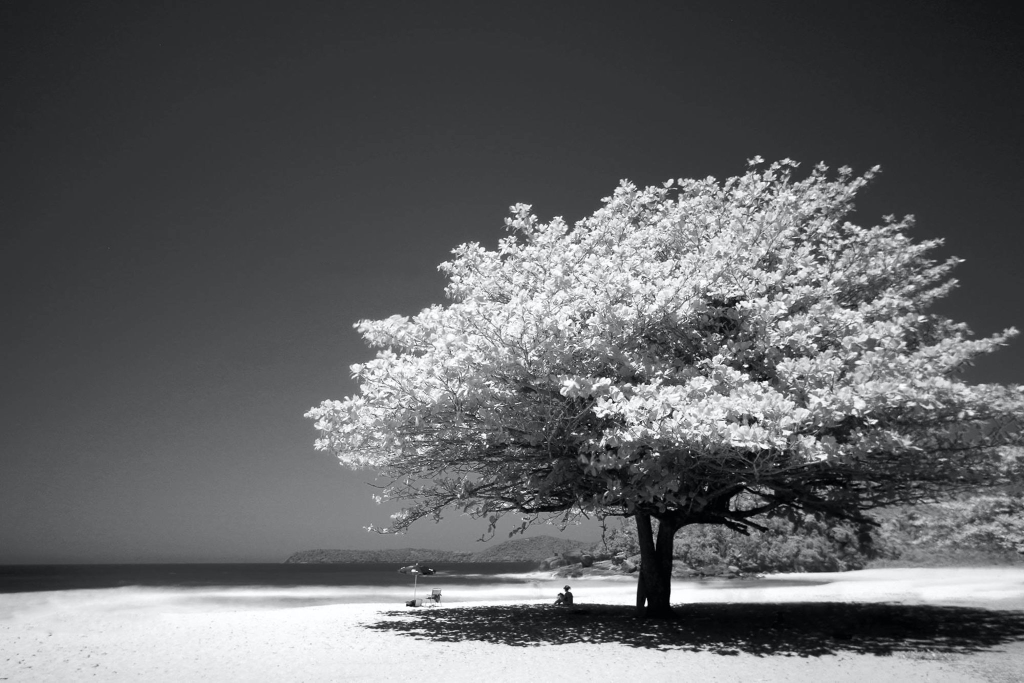
#> input picture 4.jpg, 2048 x 1365 px (shown at 1/2 size)
$ python main.py
#> lines starting #> are read from the running program, lines starting #| are printed output that depends on the picture; long printed decimals are rounded
import cv2
import numpy as np
def relative_entropy(a, b, name):
    ahist = cv2.calcHist([b], [0], None, [256], [0, 256])
    bhist = cv2.calcHist([a], [0], None, [256], [0, 256])
    epsilon = 1e-10
    ahist += epsilon
    bhist += epsilon
    ahistogram_normalized = ahist / ahist.sum()
    bhistogram_normalized = bhist / bhist.sum()
    KL_distance = np.sum(ahistogram_normalized * np.log2(ahistogram_normalized / bhistogram_normalized))
    print(f'Relative Entropy {name}: {KL_distance}')
def get_entropy(img):
    histogram = cv2.calcHist([img], [0], None, [256], [0, 256])
    histogram_normalized = histogram / histogram.sum()
    return -np.sum(histogram_normalized * np.log2(histogram_normalized + np.finfo(float).eps))
def discretization(image, step):
    new_height = (image.shape[0] // step) * step
    new_width = (image.shape[1] // step) * step
    cropped_image = image[:new_height, :new_width]
    discrete_img = np.zeros_like(cropped_image)
    for i in range(0, new_height, step):
        for j in range(0, new_width, step):
            discrete_img[i:i + step, j:j + step] = cropped_image[i, j]
    return discrete_img
def uniform_quantization(image, levels):
    min_val = np.min(image)
    max_val = np.max(image)
    step = (max_val - min_val + 1) / levels
    quantized_image = (((image - min_val) / step).astype(int) * step + min_val).astype('uint8')
    return quantized_image
def print_image_entropy(img, name):
    entropy = get_entropy(img)
    print(f'Image Entropy {name}: {entropy}')
image_path = '4.jpg'
image = cv2.imread(image_path, cv2.IMREAD_GRAYSCALE)
print_image_entropy(image, "Original Image:")
#> in get_entropy, `histogram = cv2.calcHist([img], [0], None, [256], [0, 256])`: histogram = 256 values, max 108268 at index 53, min 615 at index 0, mean 10920
#> in get_entropy, `histogram_normalized = histogram / histogram.sum()`: histogram_normalized = 256 values, max 0.0387 at index 53, min 0.00022 at index 0, mean 0.00391
#> in print_image_entropy, `entropy = get_entropy(img)`: entropy = 7.49
#| Image Entropy Original Image:: 7.491
height, width = image.shape
step2 = discretization(image, 2)
#> in discretization, `cropped_image = image[:new_height, :new_width]`:
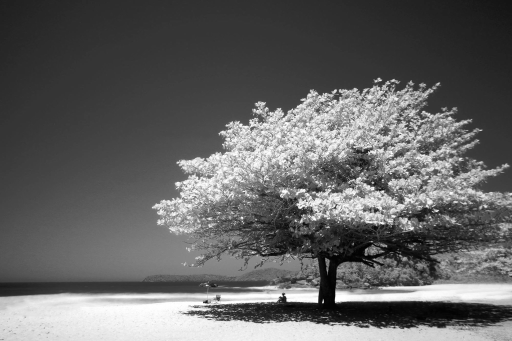
#> cropped_image: shape (1364, 2048) (shown at 1/4 size); min 0, max 255, mean 99.3
print_image_entropy(step2, "Discretization Step 2:")
#| Image Entropy Discretization Step 2:: 7.490
cv2.imwrite('step_2_discr.png', step2)
step2_re = cv2.resize(step2, (width, height), interpolation=cv2.INTER_CUBIC)
print_image_entropy(step2_re, "Restored After Discretization Step 2:")
#| Image Entropy Restored After Discretization Step 2:: 7.493
step4 = discretization(image, 4)
#> call 2 of discretization, with step = 4
#> after the loop in discretization (call 2), `for i in range(0, new_height, step):`:
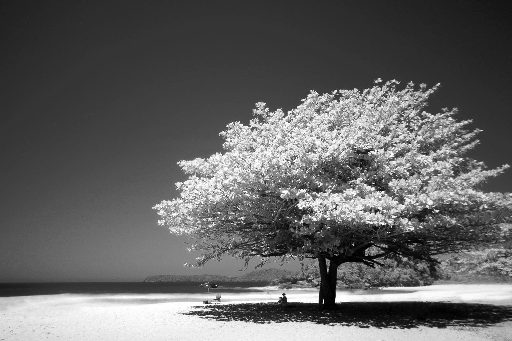
#> discrete_img: shape (1364, 2048) (shown at 1/4 size); min 0, max 255, mean 99.1
print_image_entropy(step4, "Discretization Step 4:")
#| Image Entropy Discretization Step 4:: 7.486
cv2.imwrite('step_4_discr.png', step4)
step2_re_nearest = cv2.resize(step2, (width, height), interpolation=cv2.INTER_NEAREST)
step4_re_nearest = cv2.resize(step4, (width, height), interpolation=cv2.INTER_NEAREST)
print_image_entropy(step2_re_nearest, "Restored (Nearest Neighbor) After Discretization Step 2:")
#| Image Entropy Restored (Nearest Neighbor) After Discretization Step 2:: 7.490
print_image_entropy(step4_re_nearest, "Restored (Nearest Neighbor) After Discretization Step 4:")
#| Image Entropy Restored (Nearest Neighbor) After Discretization Step 4:: 7.486
cv2.imwrite('step2_re_nearest.png', step2)
cv2.imwrite('step4_re_nearest.png', step4)
step2_re_linear = cv2.resize(step2, (width, height), interpolation=cv2.INTER_LINEAR)
step4_re_linear = cv2.resize(step4, (width, height), interpolation=cv2.INTER_LINEAR)
print_image_entropy(step2_re_linear, "Restored (Bilinear Interpolation) After Discretization Step 2:")
#| Image Entropy Restored (Bilinear Interpolation) After Discretization Step 2:: 7.494
print_image_entropy(step4_re_linear, "Restored (Bilinear Interpolation) After Discretization Step 4:")
#| Image Entropy Restored (Bilinear Interpolation) After Discretization Step 4:: 7.490
cv2.imwrite('step2_re_linear.png', step2)
cv2.imwrite('step4_re_linear.png', step4)
step2_re_cubic = cv2.resize(step2, (width, height), interpolation=cv2.INTER_CUBIC)
step4_re_cubic = cv2.resize(step4, (width, height), interpolation=cv2.INTER_CUBIC)
print_image_entropy(step2_re_cubic, "Restored (Bicubic Interpolation) After Discretization Step 2:")
#| Image Entropy Restored (Bicubic Interpolation) After Discretization Step 2:: 7.493
print_image_entropy(step4_re_cubic, "Restored (Bicubic Interpolation) After Discretization Step 4:")
#| Image Entropy Restored (Bicubic Interpolation) After Discretization Step 4:: 7.490
cv2.imwrite('step2_re_cubic.png', step2)
cv2.imwrite('step4_re_cubic.png', step4)
quantized_image_8_levels = uniform_quantization(image, 8)
#> in uniform_quantization, `min_val = np.min(image)`: min_val = 0
#> in uniform_quantization, `max_val = np.max(image)`: max_val = 255
#> in uniform_quantization, `step = (max_val - min_val + 1) / levels`: step = 32
#> in uniform_quantization, `quantized_image = (((image - min_val) / step).astype(int) * step + min..`:
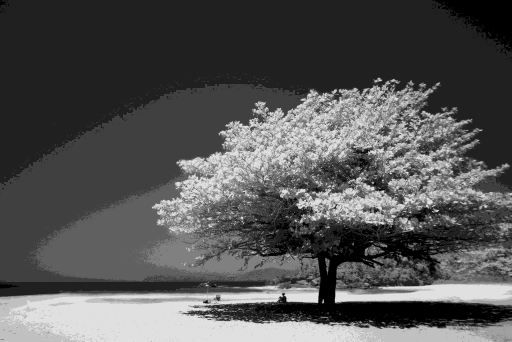
#> quantized_image: shape (1365, 2048) (shown at 1/4 size); min 0, max 224, mean 83.6
quantized_image_16_levels = uniform_quantization(image, 16)
quantized_image_64_levels = uniform_quantization(image, 64)
relative_entropy(image, quantized_image_8_levels, "8 levels")
#> in relative_entropy, `ahist = cv2.calcHist([b], [0], None, [256], [0, 256])`: ahist = 256 values, max 1055109 at index 32, min 0 at index 1, mean 10920
#> in relative_entropy, `bhist = cv2.calcHist([a], [0], None, [256], [0, 256])`: bhist has the same summary as histogram in get_entropy
#> in relative_entropy, `ahist += epsilon`: ahist = 256 values, max 1055109 at index 32, min 1e-10 at index 1, mean 10920
#> in relative_entropy, `ahistogram_normalized = ahist / ahist.sum()`: ahistogram_normalized = 256 values, max 0.377 at index 32, min 3.58e-17 at index 1, mean 0.00391
#> in relative_entropy, `bhistogram_normalized = bhist / bhist.sum()`: bhistogram_normalized has the same summary as histogram_normalized in get_entropy
#> in relative_entropy, `KL_distance = np.sum(ahistogram_normalized * np.log2(ahistogram_normal..`: KL_distance = 5.44
#| Relative Entropy 8 levels: 5.441
print_image_entropy(quantized_image_8_levels, "8 levels (After 8-bit Quantization):")
#| Image Entropy 8 levels (After 8-bit Quantization):: 2.600
relative_entropy(image, quantized_image_16_levels, "16 levels")
#| Relative Entropy 16 levels: 4.094
print_image_entropy(quantized_image_16_levels, "16 levels (After 8-bit Quantization):")
#| Image Entropy 16 levels (After 8-bit Quantization):: 3.566
relative_entropy(image, quantized_image_64_levels, "64 levels")
#| Relative Entropy 64 levels: 2.073
print_image_entropy(quantized_image_64_levels, "64 levels (After 8-bit Quantization):")
#| Image Entropy 64 levels (After 8-bit Quantization):: 5.527
quantized_step2_8_levels = uniform_quantization(step2, 8)
#> call 4 of uniform_quantization, with levels = 8
#> in uniform_quantization (call 4), `step = (max_val - min_val + 1) / levels`: step = 32
#> in uniform_quantization (call 4), `quantized_image = (((image - min_val) / step).astype(int) * step + min..`:
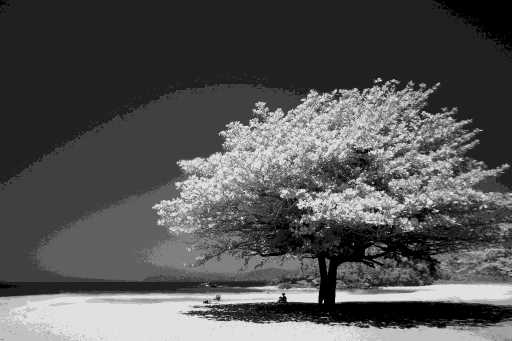
#> quantized_image: shape (1364, 2048) (shown at 1/4 size); min 0, max 224, mean 83.4
quantized_step2_16_levels = uniform_quantization(step2, 16)
quantized_step2_64_levels = uniform_quantization(step2, 64)
quantized_step4_8_levels = uniform_quantization(step4, 8)
#> in uniform_quantization (call 7), `quantized_image = (((image - min_val) / step).astype(int) * step + min..`:
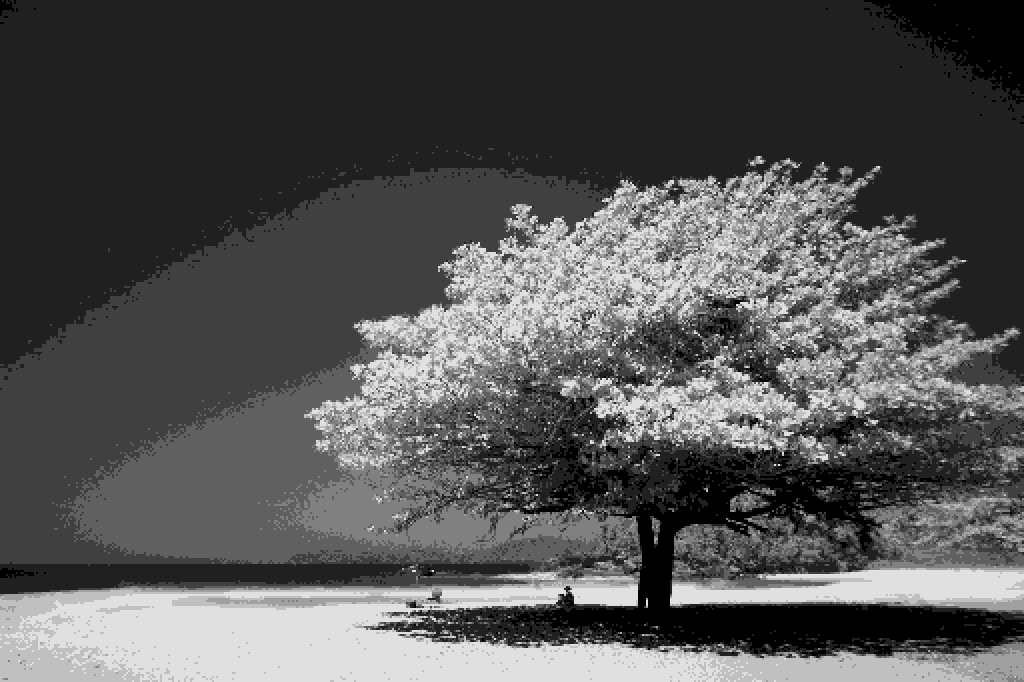
#> quantized_image: shape (1364, 2048) (shown at 1/2 size); min 0, max 224, mean 83.3
quantized_step4_16_levels = uniform_quantization(step4, 16)
quantized_step4_64_levels = uniform_quantization(step4, 64)
cv2.imwrite('quantized_image_8_levels.png', quantized_image_8_levels)
cv2.imwrite('quantized_image_16_levels.png', quantized_image_16_levels)
cv2.imwrite('quantized_image_64_levels.png', quantized_image_64_levels)
cv2.imwrite('quantized_step2_8_levels.png', quantized_step2_8_levels)
cv2.imwrite('quantized_step2_16_levels.png', quantized_step2_16_levels)
cv2.imwrite('quantized_step2_64_levels.png', quantized_step2_64_levels)
cv2.imwrite('quantized_step4_8_levels.png', quantized_step4_8_levels)
cv2.imwrite('quantized_step4_16_levels.png', quantized_step4_16_levels)
cv2.imwrite('quantized_step4_64_levels.png', quantized_step4_64_levels)
print_image_entropy(quantized_image_8_levels, "8 levels (After Quantization):")
#| Image Entropy 8 levels (After Quantization):: 2.600
relative_entropy(image, quantized_image_8_levels, "8 levels (After 8-bit Quantization)")
#| Relative Entropy 8 levels (After 8-bit Quantization): 5.441
print_image_entropy(quantized_image_16_levels, "16 levels (After Quantization):")
#| Image Entropy 16 levels (After Quantization):: 3.566
relative_entropy(image, quantized_image_16_levels, "16 levels (After 16-bit Quantization)")
#| Relative Entropy 16 levels (After 16-bit Quantization): 4.094
print_image_entropy(quantized_image_64_levels, "64 levels (After Quantization):")
#| Image Entropy 64 levels (After Quantization):: 5.527
relative_entropy(image, quantized_image_64_levels, "64 levels (After 64-bit Quantization)")
#| Relative Entropy 64 levels (After 64-bit Quantization): 2.073
print_image_entropy(quantized_step2_8_levels, "8 levels (After 2x Discretization):")
#| Image Entropy 8 levels (After 2x Discretization):: 2.598
relative_entropy(step2, quantized_step2_8_levels, "8 levels (After 8-bit Quantization)")
#| Relative Entropy 8 levels (After 8-bit Quantization): 5.432
print_image_entropy(quantized_step2_16_levels, "16 levels (After 2x Discretization):")
#| Image Entropy 16 levels (After 2x Discretization):: 3.565
relative_entropy(step2, quantized_step2_16_levels, "16 levels (After 16-bit Quantization)")
#| Relative Entropy 16 levels (After 16-bit Quantization): 4.092
print_image_entropy(quantized_step2_64_levels, "64 levels (After 2x Discretization):")
#| Image Entropy 64 levels (After 2x Discretization):: 5.526
relative_entropy(step2, quantized_step2_64_levels, "64 levels (After 64-bit Quantization)")
#| Relative Entropy 64 levels (After 64-bit Quantization): 2.066
print_image_entropy(quantized_step4_8_levels, "8 levels (After 4x Discretization):")
#| Image Entropy 8 levels (After 4x Discretization):: 2.596
relative_entropy(step4, quantized_step4_8_levels, "8 levels (After 8-bit Quantization)")
#| Relative Entropy 8 levels (After 8-bit Quantization): 5.417
print_image_entropy(quantized_step4_16_levels, "16 levels (After 4x Discretization):")
#| Image Entropy 16 levels (After 4x Discretization):: 3.563
relative_entropy(step4, quantized_step4_16_levels, "16 levels (After 16-bit Quantization)")
#| Relative Entropy 16 levels (After 16-bit Quantization): 4.103
print_image_entropy(quantized_step4_64_levels, "64 levels (After 4x Discretization):")
#| Image Entropy 64 levels (After 4x Discretization):: 5.523
relative_entropy(step4, quantized_step4_64_levels, "64 levels (After 64-bit Quantization)")
#| Relative Entropy 64 levels (After 64-bit Quantization): 2.069

$ run again, with 5.jpg copied over 4.jpg
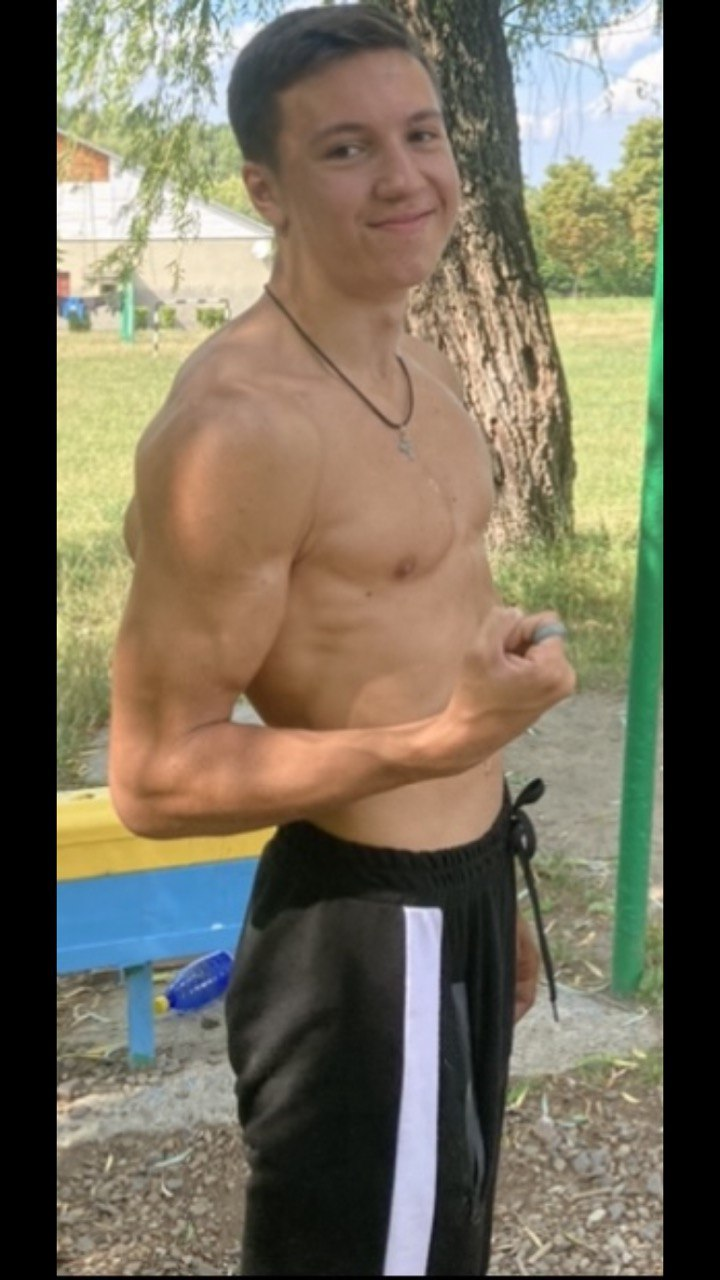
#> input picture 5.jpg, 720 x 1280 px
#> histogram = 256 values, max 133887 at index 0, min 18 at index 8, mean 3600
#> histogram_normalized = 256 values, max 0.145 at index 0, min 1.95e-05 at index 8, mean 0.00391
#> entropy = 7.13
#| Image Entropy Original Image:: 7.134
#| Image Entropy Discretization Step 2:: 7.137
#| Image Entropy Restored After Discretization Step 2:: 7.137
#> after the loop in discretization (call 2), `for i in range(0, new_height, step):`:
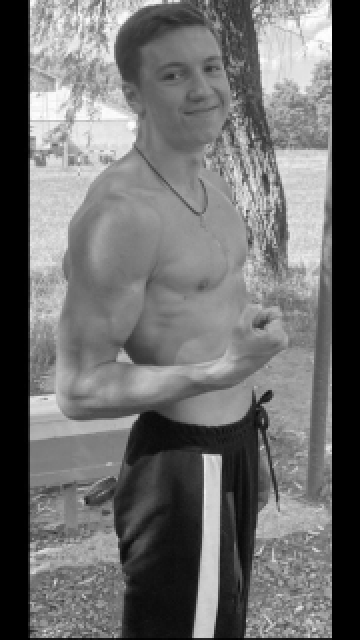
#> discrete_img: shape (1280, 720) (shown at 1/2 size); min 0, max 254, mean 109.6
#| Image Entropy Discretization Step 4:: 7.147
#| Image Entropy Restored (Nearest Neighbor) After Discretization Step 2:: 7.137
#| Image Entropy Restored (Nearest Neighbor) After Discretization Step 4:: 7.147
#| Image Entropy Restored (Bilinear Interpolation) After Discretization Step 2:: 7.137
#| Image Entropy Restored (Bilinear Interpolation) After Discretization Step 4:: 7.147
#| Image Entropy Restored (Bicubic Interpolation) After Discretization Step 2:: 7.137
#| Image Entropy Restored (Bicubic Interpolation) After Discretization Step 4:: 7.147
#> min_val = 0
#> max_val = 255
#> step = 32
#> in relative_entropy, `ahist = cv2.calcHist([b], [0], None, [256], [0, 256])`: ahist = 256 values, max 220353 at index 128, min 0 at index 1, mean 3600
#> in relative_entropy, `bhist = cv2.calcHist([a], [0], None, [256], [0, 256])`: bhist has the same summary as histogram in get_entropy
#> in relative_entropy, `ahist += epsilon`: ahist = 256 values, max 220353 at index 128, min 1e-10 at index 1, mean 3600
#> ahistogram_normalized = 256 values, max 0.239 at index 128, min 1.09e-16 at index 1, mean 0.00391
#> bhistogram_normalized has the same summary as histogram_normalized in get_entropy
#> KL_distance = 4.14
#| Relative Entropy 8 levels: 4.139
#| Image Entropy 8 levels (After 8-bit Quantization):: 2.739
#| Relative Entropy 16 levels: 3.316
#| Image Entropy 16 levels (After 8-bit Quantization):: 3.671
#| Relative Entropy 64 levels: 1.714
#| Image Entropy 64 levels (After 8-bit Quantization):: 5.382
#> max_val = 254
#> step = 31.88
#> in uniform_quantization (call 7), `quantized_image = (((image - min_val) / step).astype(int) * step + min..`:
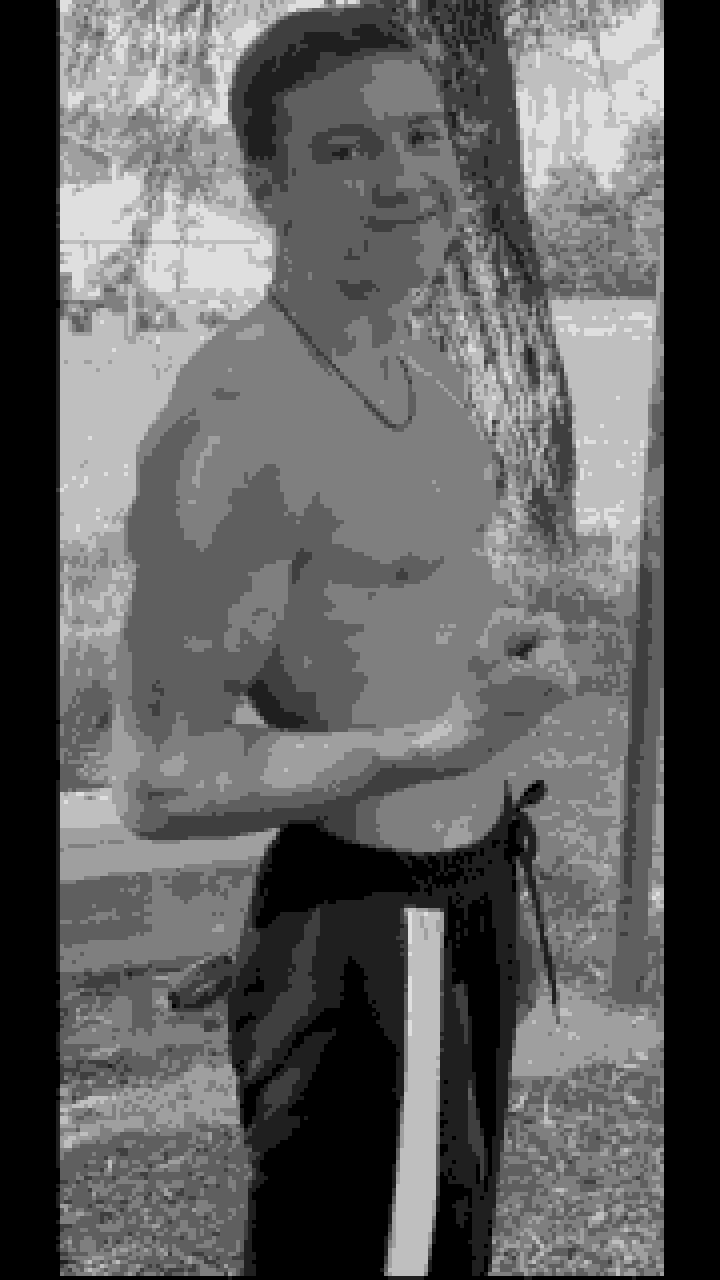
#> quantized_image: shape (1280, 720); min 0, max 223, mean 95.5
#| Image Entropy 8 levels (After Quantization):: 2.739
#| Relative Entropy 8 levels (After 8-bit Quantization): 4.139
#| Image Entropy 16 levels (After Quantization):: 3.671
#| Relative Entropy 16 levels (After 16-bit Quantization): 3.316
#| Image Entropy 64 levels (After Quantization):: 5.382
#| Relative Entropy 64 levels (After 64-bit Quantization): 1.714
#| Image Entropy 8 levels (After 2x Discretization):: 2.739
#| Relative Entropy 8 levels (After 8-bit Quantization): 4.128
#| Image Entropy 16 levels (After 2x Discretization):: 3.672
#| Relative Entropy 16 levels (After 16-bit Quantization): 3.318
#| Image Entropy 64 levels (After 2x Discretization):: 5.385
#| Relative Entropy 64 levels (After 64-bit Quantization): 1.712
#| Image Entropy 8 levels (After 4x Discretization):: 2.741
#| Relative Entropy 8 levels (After 8-bit Quantization): 4.120
#| Image Entropy 16 levels (After 4x Discretization):: 3.676
#| Relative Entropy 16 levels (After 16-bit Quantization): 3.339
#| Image Entropy 64 levels (After 4x Discretization):: 5.394
#| Relative Entropy 64 levels (After 64-bit Quantization): 1.756
